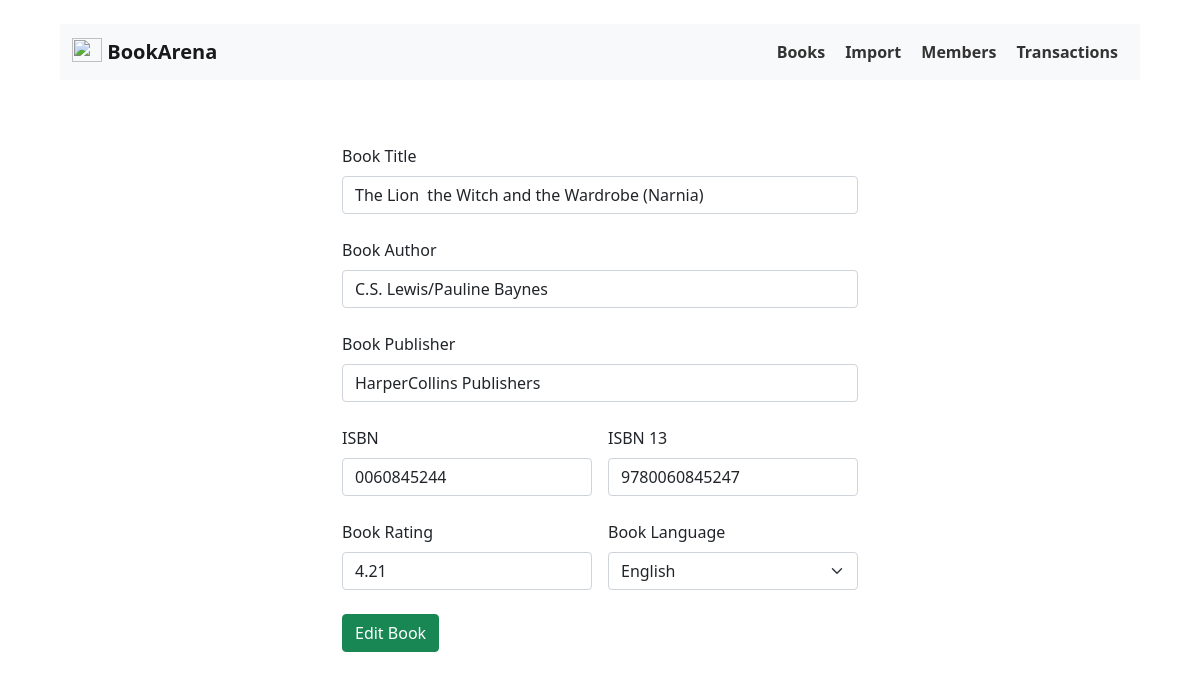
Page /books/edit/1 on the committed database.
### app/model/Book.py (models this page shows, shortened)
class Book(db.Model):
    __tablename__ = "books"
    id = db.Column(db.Integer, primary_key=True)
    title = db.Column(db.String(50), nullable=False)
    isbn13 = db.Column(db.String(50), unique=True, nullable=False)
    isbn = db.Column(db.String(50), unique=False, nullable=False)
    author = db.Column(db.String, nullable=False)
    language = db.Column(db.String, default="English")
    publisher = db.Column(db.String, default="")
    rating = db.Column(db.Float, default=5)
    date_added = db.Column(db.DateTime, default=datetime.utcnow())
    transactions = relationship("Transaction", back_populates="book")

### app/routes/book_routes.py (the view)
@app.route("/books/edit/<int:id>", methods=["GET", "POST"])
def editBook(id):
    selectedBook = Book.query.get_or_404(id)
    if request.method == "POST":
        try:
            selectedBook.title = request.form.get("title")
            selectedBook.isbn = request.form.get("isbn")
            selectedBook.isbn13 = request.form.get("isbn13")
            selectedBook.author = request.form.get("author")
            selectedBook.language = request.form.get("language", "English")
            selectedBook.publisher = request.form.get("publisher")
            selectedBook.rating = request.form.get("rating", 5)
            db.session.commit()
            flash("Book Updated successfully")
        except:
            flash("Error in updating book details. Check server logs!")
        return redirect(url_for("books"))
    else:
        return render_template(
            "books/form.html",
            book=selectedBook,
            route="edit",
            languages=available_langs,
        )

### app/templates/books/form.html (shortened to what this page needs)
{% extends 'base.html' %}
{% block body %}
<div class="container">
  <div class="row justify-content-center">
    <div class="col-lg-6">
      <div class="addbook mt-5">
        <form action="/books/{{route}}/{{book.id}}" method="POST">
          <div class="mb-4">
            <label for="title" class="form-label">Book Title</label>
            <input value="{{book.title or ""}}" type="text" class="form-control" id="title" name="title"
              placeholder="eg: Adventures of Tom Sawyer">
          </div>
          <div class="mb-4">
            <label for="author" class="form-label">Book Author</label>
            <input value="{{book.author or ""}}" type="text" class="form-control" id="author" name="author"
              placeholder="eg: Mark Twain">
          </div>
          <div class="mb-4">
            <label for="publisher" class="form-label">Book Publisher</label>
            <input value="{{book.publisher}}" type="text" class="form-control" id="publisher" name="publisher"
              placeholder="eg: Scholastic Books">
          </div>
          <div class="row g-3 mb-4">
            <div class="col-md-6">
              <label for="isbn" class="form-label">ISBN</label>
              <input value="{{book.isbn or ""}}" type="text" class="form-control" id="isbn" name="isbn"
                placeholder="Enter ISBN">
            </div>
            <div class="col-md-6">
              <label for="isbn13" class="form-label">ISBN 13</label>
              <input value="{{book.isbn13 or ""}}" type="text" class="form-control" id="isbn13" name="isbn13"
                placeholder="Enter ISBN 13">
            </div>
          </div>
          <div class="row g-3">
            <div class="col-md-6">
              <label for="rating" class="form-label">Book Rating</label>
              <input value="{{book.rating}}" type="number" class="form-control" id="rating" name="rating" min="0"
                step="0.01" max="5" placeholder="eg: 4.5">
            </div>
            <div class="col-md-6">
              <label for="language" class="form-label">Book Language</label>
              <select class="form-select" id="language" name="language">
                {% for lang in languages%}
                <option value="{{ lang }}" {% if book.language==lang %}selected{% endif %}>{{ lang }}
                </option>
                {% endfor %}
              </select>
            </div>
          </div>
          {% if route == "edit" %}
          <button class="btn btn-success mt-4" type="submit">
            Edit Book
          </button>
          {% endif %}
        </form>
      </div>
    </div>
  </div>
</div>
{% endblock %}

### app/static/css/main.css (style rules this page uses)
* { margin: 0; padding: 0; }
body { padding: 2% 5%; }

### rows in the picture
Book: title "The Lion the Witch and the Wardrobe (Narnia)", author "C.S. Lewis/Pauline Baynes", publisher "HarperCollins Publishers", isbn "0060845244", isbn13 "9780060845247", rating "4.21", language "English"
